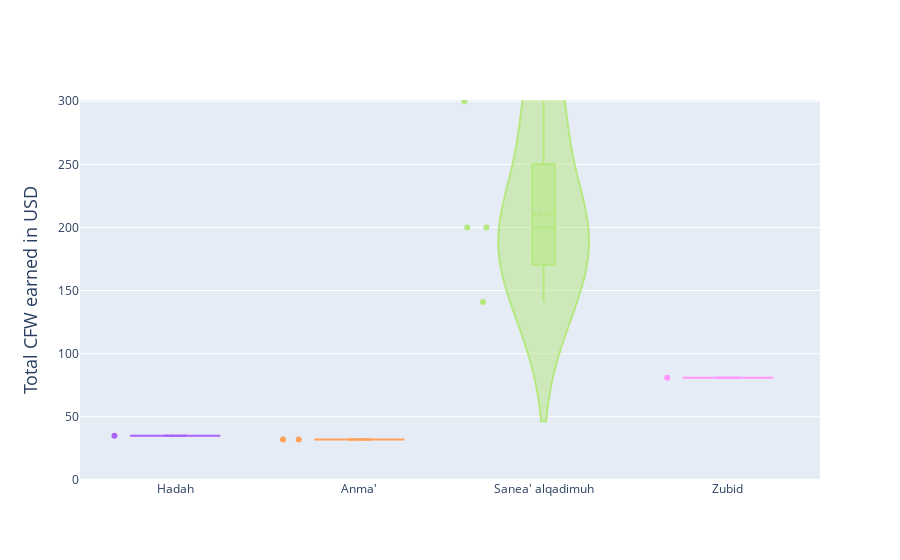

The notebook cell saved with this chart:
### Code cell
categs=['Alqatie','Bayt bus','Hayu aleumaal','Hadah',"Anma'",'Aljamie','Al-Samoud',"Sanea' alqadimuh",'Zubid']
fig=go.Figure()
for categ in categs:
	fig.add_trace(go.Violin(x=df['Village_clean'][df['Village_clean'] == str(categ)],
	y=df['Total_CFW_earned_USD'][df['Village_clean'] == str(categ)],
	name=categ,
	box_visible=True,
	meanline_visible=True,points="all",))

fig.update_layout(showlegend=False)
fig.update_yaxes(range=[-0.1, df['Total_CFW_earned_USD'].max()+1])
fig.update_layout(yaxis={'title':'Total CFW earned in USD','title_font':{'size':18}})

### Figure 1 — Plotly figure (JSON) as saved in the notebook; plotly's stock layout.template omitted (floating-point values rounded to 4 significant figures)
{"data": [{"box": {"visible": true}, "meanline": {"visible": true}, "name": "Alqatie", "points": "all", "type": "violin", "x": [], "y": []}, {"box": {"visible": true}, "meanline": {"visible": true}, "name": "Bayt bus", "points": "all", "type": "violin", "x": [], "y": []}, {"box": {"visible": true}, "meanline": {"visible": true}, "name": "Hayu aleumaal", "points": "all", "type": "violin", "x": [], "y": []}, {"box": {"visible": true}, "meanline": {"visible": true}, "name": "Hadah", "points": "all", "type": "violin", "x": ["Hadah"], "y": [35]}, {"box": {"visible": true}, "meanline": {"visible": true}, "name": "Anma'", "points": "all", "type": "violin", "x": ["Anma'", "Anma'"], "y": [32, 32]}, {"box": {"visible": true}, "meanline": {"visible": true}, "name": "Aljamie", "points": "all", "type": "violin", "x": [], "y": []}, {"box": {"visible": true}, "meanline": {"visible": true}, "name": "Al-Samoud", "points": "all", "type": "violin", "x": [], "y": []}, {"box": {"visible": true}, "meanline": {"visible": true}, "name": "Sanea' alqadimuh", "points": "all", "type": "violin", "x": ["Sanea' alqadimuh", "Sanea' alqadimuh", "Sanea' alqadimuh", "Sanea' alqadimuh"], "y": [200, 141, 200, 300]}, {"box": {"visible": true}, "meanline": {"visible": true}, "name": "Zubid", "points": "all", "type": "violin", "x": ["Zubid"], "y": [81]}], "layout": {"showlegend": false, "yaxis": {"range": [-0.1, 301], "title": {"font": {"size": 18}, "text": "Total CFW earned in USD"}}}}
